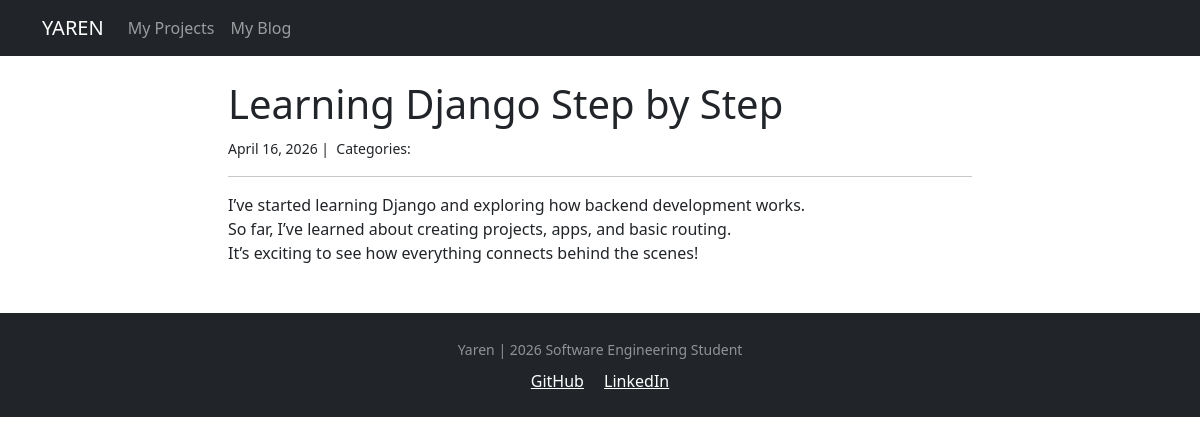
Page /blog/1/ on the committed database.
### blog/models.py (models this page shows, shortened)
class Post(models.Model):
    title = models.CharField(max_length=150)
    body = models.TextField()
    created_on = models.DateTimeField(auto_now_add=True)
    last_modified = models.DateTimeField(auto_now=True)
    category = models.ManyToManyField(Category, related_name = 'posts')

### blog/views.py (the view)
# urls.py: path("<int:pk>/", views.blog_detail, name="blog_detail"),
def blog_detail(request, pk):
    post = Post.objects.get(pk=pk)
    context = {
        "post": post,
    }
    return render(request, "blog/blog_detail.html", context)

### blog/templates/blog/blog_detail.html (shortened to what this page needs)
{% extends "base.html" %}
{% block page_content %}
<div class="col-md-8 offset-md-2">
    <h1>{{ post.title }}</h1>
    <small>
        {{ post.created_on.date }} |&nbsp;
        Categories:
    </small>
    <hr>
    <p>{{ post.body|linebreaks }}</p> </div>
{% endblock %}

### rows in the picture
Post: title "Learning Django Step by Step", created_on "April 16, 2026", body "I’ve started learning Django and exploring how backend development works. So far, I’ve learned about creating projects, apps, and basic routing. It’s exciting to see how everything connects behind the scenes!"
